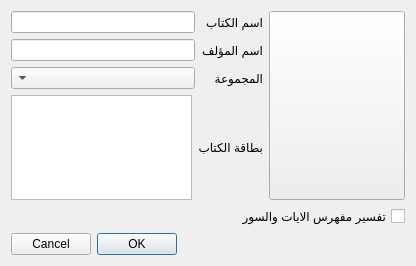
<?xml version="1.0" encoding="UTF-8"?>
<ui version="4.0">
 <class>dialogupdat</class>
 <widget class="QDialog" name="dialogupdat">
  <property name="geometry">
   <rect>
    <x>0</x>
    <y>0</y>
    <width>416</width>
    <height>266</height>
   </rect>
  </property>
  <property name="windowTitle">
   <string>تعديل بيانات الكتاب</string>
  </property>
  <property name="layoutDirection">
   <enum>Qt::RightToLeft</enum>
  </property>
  <layout class="QVBoxLayout" name="verticalLayout_2">
   <item>
    <layout class="QHBoxLayout" name="horizontalLayout_2">
     <item>
      <widget class="QPushButton" name="pushButtonImg">
       <property name="sizePolicy">
        <sizepolicy hsizetype="Expanding" vsizetype="Expanding">
         <horstretch>0</horstretch>
         <verstretch>0</verstretch>
        </sizepolicy>
       </property>
       <property name="minimumSize">
        <size>
         <width>136</width>
         <height>128</height>
        </size>
       </property>
       <property name="toolTip">
        <string>اختيار صورة للكتاب</string>
       </property>
       <property name="whatsThis">
        <string>انقر هنا لاختيار صورة مخصصة للكتاب</string>
       </property>
       <property name="text">
        <string/>
       </property>
       <property name="icon">
        <iconset resource="images.qrc">
         <normaloff>:/images/image/booki.png</normaloff>:/images/image/booki.png</iconset>
       </property>
       <property name="iconSize">
        <size>
         <width>128</width>
         <height>128</height>
        </size>
       </property>
      </widget>
     </item>
     <item>
      <layout class="QVBoxLayout" name="verticalLayout">
       <item>
        <layout class="QGridLayout" name="gridLayout">
         <item row="0" column="0">
          <widget class="QLabel" name="label">
           <property name="maximumSize">
            <size>
             <width>100</width>
             <height>16777215</height>
            </size>
           </property>
           <property name="text">
            <string>اسم الكتاب</string>
           </property>
          </widget>
         </item>
         <item row="0" column="1">
          <widget class="QLineEdit" name="lineEdit_booknam"/>
         </item>
         <item row="1" column="0">
          <widget class="QLabel" name="label_2">
           <property name="maximumSize">
            <size>
             <width>100</width>
             <height>16777215</height>
            </size>
           </property>
           <property name="text">
            <string>اسم المؤلف</string>
           </property>
          </widget>
         </item>
         <item row="1" column="1">
          <widget class="QLineEdit" name="lineEdit_autor"/>
         </item>
         <item row="2" column="0">
          <widget class="QLabel" name="label_4">
           <property name="maximumSize">
            <size>
             <width>100</width>
             <height>16777215</height>
            </size>
           </property>
           <property name="text">
            <string>المجموعة</string>
           </property>
          </widget>
         </item>
         <item row="2" column="1">
          <widget class="QComboBox" name="comboBox_group">
           <property name="whatsThis">
            <string>&lt;!DOCTYPE HTML PUBLIC &quot;-//W3C//DTD HTML 4.0//EN&quot; &quot;http://www.w3.org/TR/REC-html40/strict.dtd&quot;&gt;
&lt;html&gt;&lt;head&gt;&lt;meta name=&quot;qrichtext&quot; content=&quot;1&quot; /&gt;&lt;style type=&quot;text/css&quot;&gt;
p, li { white-space: pre-wrap; }
&lt;/style&gt;&lt;/head&gt;&lt;body style=&quot; font-family:'Arial'; font-size:10pt; font-weight:400; font-style:normal;&quot;&gt;
&lt;p align=&quot;right&quot; style=&quot; margin-top:0px; margin-bottom:0px; margin-left:0px; margin-right:0px; -qt-block-indent:0; text-indent:0px;&quot;&gt;اختر المجموعة التي سيتم اضافة الكتاب اليها&lt;/p&gt;&lt;/body&gt;&lt;/html&gt;</string>
           </property>
          </widget>
         </item>
        </layout>
       </item>
       <item>
        <layout class="QHBoxLayout" name="horizontalLayout">
         <item>
          <widget class="QLabel" name="label_5">
           <property name="text">
            <string>بطاقة الكتاب</string>
           </property>
          </widget>
         </item>
         <item>
          <widget class="QTextEdit" name="textBrowser"/>
         </item>
        </layout>
       </item>
      </layout>
     </item>
    </layout>
   </item>
   <item>
    <widget class="QCheckBox" name="checkBox_curan">
     <property name="whatsThis">
      <string>&lt;!DOCTYPE HTML PUBLIC &quot;-//W3C//DTD HTML 4.0//EN&quot; &quot;http://www.w3.org/TR/REC-html40/strict.dtd&quot;&gt;
&lt;html&gt;&lt;head&gt;&lt;meta name=&quot;qrichtext&quot; content=&quot;1&quot; /&gt;&lt;style type=&quot;text/css&quot;&gt;
p, li { white-space: pre-wrap; }
&lt;/style&gt;&lt;/head&gt;&lt;body style=&quot; font-family:'Arial'; font-size:10pt; font-weight:400; font-style:normal;&quot;&gt;
&lt;p align=&quot;right&quot; style=&quot; margin-top:0px; margin-bottom:0px; margin-left:0px; margin-right:0px; -qt-block-indent:0; text-indent:0px;&quot;&gt;علم هذا الخيار اذا كان كتاب التفسير يحتوي على حقول الايات والسور&lt;/p&gt;
&lt;p align=&quot;right&quot; style=&quot; margin-top:0px; margin-bottom:0px; margin-left:0px; margin-right:0px; -qt-block-indent:0; text-indent:0px;&quot;&gt;   &quot;Aya&quot; وحقل &quot;Sora&quot;&lt;/p&gt;
&lt;p align=&quot;right&quot; style=&quot;-qt-paragraph-type:empty; margin-top:0px; margin-bottom:0px; margin-left:0px; margin-right:0px; -qt-block-indent:0; text-indent:0px;&quot;&gt;&lt;/p&gt;&lt;/body&gt;&lt;/html&gt;</string>
     </property>
     <property name="text">
      <string>تفسير مفهرس الايات والسور</string>
     </property>
    </widget>
   </item>
   <item>
    <widget class="QDialogButtonBox" name="buttonBox">
     <property name="orientation">
      <enum>Qt::Horizontal</enum>
     </property>
     <property name="standardButtons">
      <set>QDialogButtonBox::Cancel|QDialogButtonBox::Ok</set>
     </property>
    </widget>
   </item>
  </layout>
 </widget>
 <resources>
  <include location="images.qrc"/>
 </resources>
 <connections>
  <connection>
   <sender>buttonBox</sender>
   <signal>accepted()</signal>
   <receiver>dialogupdat</receiver>
   <slot>accept()</slot>
   <hints>
    <hint type="sourcelabel">
     <x>248</x>
     <y>254</y>
    </hint>
    <hint type="destinationlabel">
     <x>157</x>
     <y>274</y>
    </hint>
   </hints>
  </connection>
  <connection>
   <sender>buttonBox</sender>
   <signal>rejected()</signal>
   <receiver>dialogupdat</receiver>
   <slot>reject()</slot>
   <hints>
    <hint type="sourcelabel">
     <x>316</x>
     <y>260</y>
    </hint>
    <hint type="destinationlabel">
     <x>286</x>
     <y>274</y>
    </hint>
   </hints>
  </connection>
 </connections>
</ui>
